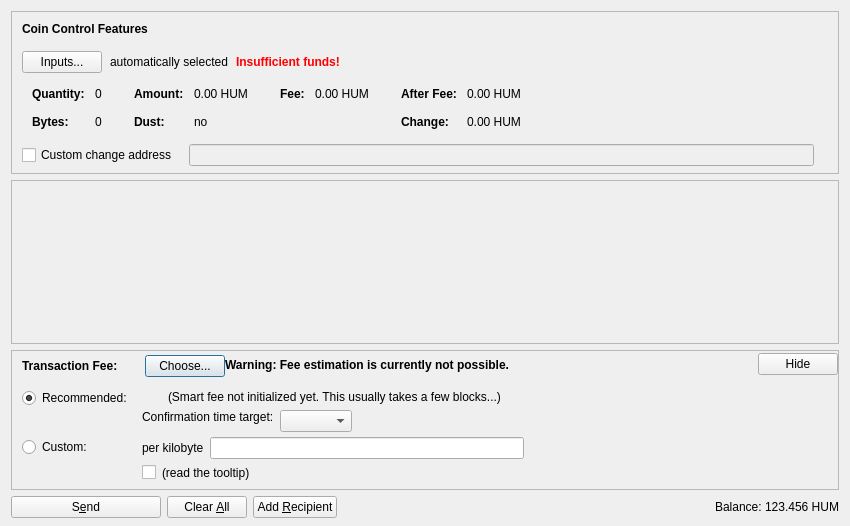
<?xml version="1.0" encoding="UTF-8"?>
<ui version="4.0">
 <class>SendCoinsDialog</class>
 <widget class="QDialog" name="SendCoinsDialog">
  <property name="geometry">
   <rect>
    <x>0</x>
    <y>0</y>
    <width>850</width>
    <height>526</height>
   </rect>
  </property>
  <property name="windowTitle">
   <string>Send Coins</string>
  </property>
  <layout class="QVBoxLayout" name="verticalLayout" stretch="0,1,0,0">
   <property name="bottomMargin">
    <number>8</number>
   </property>
   <item>
    <widget class="QFrame" name="frameCoinControl">
     <property name="sizePolicy">
      <sizepolicy hsizetype="Expanding" vsizetype="Expanding">
       <horstretch>0</horstretch>
       <verstretch>0</verstretch>
      </sizepolicy>
     </property>
     <property name="maximumSize">
      <size>
       <width>16777215</width>
       <height>16777215</height>
      </size>
     </property>
     <property name="frameShape">
      <enum>QFrame::StyledPanel</enum>
     </property>
     <property name="frameShadow">
      <enum>QFrame::Sunken</enum>
     </property>
     <layout class="QVBoxLayout" name="verticalLayoutCoinControl2">
      <property name="spacing">
       <number>0</number>
      </property>
      <property name="leftMargin">
       <number>0</number>
      </property>
      <property name="topMargin">
       <number>0</number>
      </property>
      <property name="rightMargin">
       <number>0</number>
      </property>
      <property name="bottomMargin">
       <number>6</number>
      </property>
      <item>
       <layout class="QVBoxLayout" name="verticalLayoutCoinControl" stretch="0,0,0,0,1">
        <property name="spacing">
         <number>0</number>
        </property>
        <property name="leftMargin">
         <number>10</number>
        </property>
        <property name="topMargin">
         <number>10</number>
        </property>
        <item>
         <layout class="QHBoxLayout" name="horizontalLayoutCoinControl1">
          <property name="bottomMargin">
           <number>15</number>
          </property>
          <item>
           <widget class="QLabel" name="labelCoinControlFeatures">
            <property name="sizePolicy">
             <sizepolicy hsizetype="Preferred" vsizetype="Maximum">
              <horstretch>0</horstretch>
              <verstretch>0</verstretch>
             </sizepolicy>
            </property>
            <property name="font">
             <font>
              <weight>75</weight>
              <bold>true</bold>
             </font>
            </property>
            <property name="styleSheet">
             <string notr="true">font-weight:bold;</string>
            </property>
            <property name="text">
             <string>Coin Control Features</string>
            </property>
           </widget>
          </item>
         </layout>
        </item>
        <item>
         <layout class="QHBoxLayout" name="horizontalLayoutCoinControl2" stretch="0,0,0,0">
          <property name="spacing">
           <number>8</number>
          </property>
          <property name="bottomMargin">
           <number>10</number>
          </property>
          <item>
           <widget class="QPushButton" name="pushButtonCoinControl">
            <property name="styleSheet">
             <string notr="true"/>
            </property>
            <property name="text">
             <string>Inputs...</string>
            </property>
            <property name="autoDefault">
             <bool>false</bool>
            </property>
           </widget>
          </item>
          <item>
           <widget class="QLabel" name="labelCoinControlAutomaticallySelected">
            <property name="text">
             <string>automatically selected</string>
            </property>
            <property name="margin">
             <number>5</number>
            </property>
           </widget>
          </item>
          <item>
           <widget class="QLabel" name="labelCoinControlInsuffFunds">
            <property name="font">
             <font>
              <weight>75</weight>
              <bold>true</bold>
             </font>
            </property>
            <property name="styleSheet">
             <string notr="true">color:red;font-weight:bold;</string>
            </property>
            <property name="text">
             <string>Insufficient funds!</string>
            </property>
            <property name="margin">
             <number>5</number>
            </property>
           </widget>
          </item>
          <item>
           <spacer name="horizontalSpacerCoinControl">
            <property name="orientation">
             <enum>Qt::Horizontal</enum>
            </property>
            <property name="sizeHint" stdset="0">
             <size>
              <width>40</width>
              <height>1</height>
             </size>
            </property>
           </spacer>
          </item>
         </layout>
        </item>
        <item>
         <widget class="QWidget" name="widgetCoinControl" native="true">
          <property name="sizePolicy">
           <sizepolicy hsizetype="Preferred" vsizetype="Preferred">
            <horstretch>0</horstretch>
            <verstretch>0</verstretch>
           </sizepolicy>
          </property>
          <property name="minimumSize">
           <size>
            <width>0</width>
            <height>0</height>
           </size>
          </property>
          <property name="styleSheet">
           <string notr="true"/>
          </property>
          <layout class="QHBoxLayout" name="horizontalLayoutCoinControl5">
           <property name="leftMargin">
            <number>0</number>
           </property>
           <property name="topMargin">
            <number>0</number>
           </property>
           <property name="rightMargin">
            <number>0</number>
           </property>
           <property name="bottomMargin">
            <number>0</number>
           </property>
           <item>
            <layout class="QHBoxLayout" name="horizontalLayoutCoinControl3" stretch="0,0,0,1">
             <property name="spacing">
              <number>20</number>
             </property>
             <property name="topMargin">
              <number>0</number>
             </property>
             <property name="bottomMargin">
              <number>10</number>
             </property>
             <item>
              <layout class="QFormLayout" name="formLayoutCoinControl1">
               <property name="horizontalSpacing">
                <number>10</number>
               </property>
               <property name="verticalSpacing">
                <number>14</number>
               </property>
               <property name="leftMargin">
                <number>10</number>
               </property>
               <property name="topMargin">
                <number>4</number>
               </property>
               <property name="rightMargin">
                <number>6</number>
               </property>
               <item row="0" column="0">
                <widget class="QLabel" name="labelCoinControlQuantityText">
                 <property name="font">
                  <font>
                   <weight>75</weight>
                   <bold>true</bold>
                  </font>
                 </property>
                 <property name="text">
                  <string>Quantity:</string>
                 </property>
                 <property name="margin">
                  <number>0</number>
                 </property>
                </widget>
               </item>
               <item row="0" column="1">
                <widget class="QLabel" name="labelCoinControlQuantity">
                 <property name="cursor">
                  <cursorShape>IBeamCursor</cursorShape>
                 </property>
                 <property name="contextMenuPolicy">
                  <enum>Qt::ActionsContextMenu</enum>
                 </property>
                 <property name="text">
                  <string notr="true">0</string>
                 </property>
                 <property name="margin">
                  <number>0</number>
                 </property>
                 <property name="textInteractionFlags">
                  <set>Qt::LinksAccessibleByMouse|Qt::TextSelectableByKeyboard|Qt::TextSelectableByMouse</set>
                 </property>
                </widget>
               </item>
               <item row="1" column="0">
                <widget class="QLabel" name="labelCoinControlBytesText">
                 <property name="font">
                  <font>
                   <weight>75</weight>
                   <bold>true</bold>
                  </font>
                 </property>
                 <property name="text">
                  <string>Bytes:</string>
                 </property>
                </widget>
               </item>
               <item row="1" column="1">
                <widget class="QLabel" name="labelCoinControlBytes">
                 <property name="cursor">
                  <cursorShape>IBeamCursor</cursorShape>
                 </property>
                 <property name="contextMenuPolicy">
                  <enum>Qt::ActionsContextMenu</enum>
                 </property>
                 <property name="text">
                  <string notr="true">0</string>
                 </property>
                 <property name="textInteractionFlags">
                  <set>Qt::LinksAccessibleByMouse|Qt::TextSelectableByKeyboard|Qt::TextSelectableByMouse</set>
                 </property>
                </widget>
               </item>
              </layout>
             </item>
             <item>
              <layout class="QFormLayout" name="formLayoutCoinControl2">
               <property name="horizontalSpacing">
                <number>10</number>
               </property>
               <property name="verticalSpacing">
                <number>14</number>
               </property>
               <property name="leftMargin">
                <number>6</number>
               </property>
               <property name="topMargin">
                <number>4</number>
               </property>
               <property name="rightMargin">
                <number>6</number>
               </property>
               <item row="0" column="0">
                <widget class="QLabel" name="labelCoinControlAmountText">
                 <property name="font">
                  <font>
                   <weight>75</weight>
                   <bold>true</bold>
                  </font>
                 </property>
                 <property name="text">
                  <string>Amount:</string>
                 </property>
                 <property name="margin">
                  <number>0</number>
                 </property>
                </widget>
               </item>
               <item row="0" column="1">
                <widget class="QLabel" name="labelCoinControlAmount">
                 <property name="cursor">
                  <cursorShape>IBeamCursor</cursorShape>
                 </property>
                 <property name="contextMenuPolicy">
                  <enum>Qt::ActionsContextMenu</enum>
                 </property>
                 <property name="text">
                  <string notr="true">0.00 HUM</string>
                 </property>
                 <property name="textInteractionFlags">
                  <set>Qt::LinksAccessibleByMouse|Qt::TextSelectableByKeyboard|Qt::TextSelectableByMouse</set>
                 </property>
                </widget>
               </item>
               <item row="1" column="0">
                <widget class="QLabel" name="labelCoinControlLowOutputText">
                 <property name="font">
                  <font>
                   <weight>75</weight>
                   <bold>true</bold>
                  </font>
                 </property>
                 <property name="text">
                  <string>Dust:</string>
                 </property>
                </widget>
               </item>
               <item row="1" column="1">
                <widget class="QLabel" name="labelCoinControlLowOutput">
                 <property name="cursor">
                  <cursorShape>IBeamCursor</cursorShape>
                 </property>
                 <property name="contextMenuPolicy">
                  <enum>Qt::ActionsContextMenu</enum>
                 </property>
                 <property name="text">
                  <string notr="true">no</string>
                 </property>
                 <property name="textInteractionFlags">
                  <set>Qt::LinksAccessibleByMouse|Qt::TextSelectableByKeyboard|Qt::TextSelectableByMouse</set>
                 </property>
                </widget>
               </item>
              </layout>
             </item>
             <item>
              <layout class="QFormLayout" name="formLayoutCoinControl3">
               <property name="horizontalSpacing">
                <number>10</number>
               </property>
               <property name="verticalSpacing">
                <number>14</number>
               </property>
               <property name="leftMargin">
                <number>6</number>
               </property>
               <property name="topMargin">
                <number>4</number>
               </property>
               <property name="rightMargin">
                <number>6</number>
               </property>
               <item row="0" column="0">
                <widget class="QLabel" name="labelCoinControlFeeText">
                 <property name="font">
                  <font>
                   <weight>75</weight>
                   <bold>true</bold>
                  </font>
                 </property>
                 <property name="text">
                  <string>Fee:</string>
                 </property>
                 <property name="margin">
                  <number>0</number>
                 </property>
                </widget>
               </item>
               <item row="0" column="1">
                <widget class="QLabel" name="labelCoinControlFee">
                 <property name="cursor">
                  <cursorShape>IBeamCursor</cursorShape>
                 </property>
                 <property name="contextMenuPolicy">
                  <enum>Qt::ActionsContextMenu</enum>
                 </property>
                 <property name="text">
                  <string notr="true">0.00 HUM</string>
                 </property>
                 <property name="textInteractionFlags">
                  <set>Qt::LinksAccessibleByMouse|Qt::TextSelectableByKeyboard|Qt::TextSelectableByMouse</set>
                 </property>
                </widget>
               </item>
              </layout>
             </item>
             <item>
              <layout class="QFormLayout" name="formLayoutCoinControl4">
               <property name="horizontalSpacing">
                <number>10</number>
               </property>
               <property name="verticalSpacing">
                <number>14</number>
               </property>
               <property name="leftMargin">
                <number>6</number>
               </property>
               <property name="topMargin">
                <number>4</number>
               </property>
               <property name="rightMargin">
                <number>6</number>
               </property>
               <item row="0" column="0">
                <widget class="QLabel" name="labelCoinControlAfterFeeText">
                 <property name="font">
                  <font>
                   <weight>75</weight>
                   <bold>true</bold>
                  </font>
                 </property>
                 <property name="text">
                  <string>After Fee:</string>
                 </property>
                 <property name="margin">
                  <number>0</number>
                 </property>
                </widget>
               </item>
               <item row="0" column="1">
                <widget class="QLabel" name="labelCoinControlAfterFee">
                 <property name="cursor">
                  <cursorShape>IBeamCursor</cursorShape>
                 </property>
                 <property name="contextMenuPolicy">
                  <enum>Qt::ActionsContextMenu</enum>
                 </property>
                 <property name="text">
                  <string notr="true">0.00 HUM</string>
                 </property>
                 <property name="textInteractionFlags">
                  <set>Qt::LinksAccessibleByMouse|Qt::TextSelectableByKeyboard|Qt::TextSelectableByMouse</set>
                 </property>
                </widget>
               </item>
               <item row="1" column="0">
                <widget class="QLabel" name="labelCoinControlChangeText">
                 <property name="font">
                  <font>
                   <weight>75</weight>
                   <bold>true</bold>
                  </font>
                 </property>
                 <property name="text">
                  <string>Change:</string>
                 </property>
                </widget>
               </item>
               <item row="1" column="1">
                <widget class="QLabel" name="labelCoinControlChange">
                 <property name="cursor">
                  <cursorShape>IBeamCursor</cursorShape>
                 </property>
                 <property name="contextMenuPolicy">
                  <enum>Qt::ActionsContextMenu</enum>
                 </property>
                 <property name="text">
                  <string notr="true">0.00 HUM</string>
                 </property>
                 <property name="textInteractionFlags">
                  <set>Qt::LinksAccessibleByMouse|Qt::TextSelectableByKeyboard|Qt::TextSelectableByMouse</set>
                 </property>
                </widget>
               </item>
              </layout>
             </item>
            </layout>
           </item>
          </layout>
         </widget>
        </item>
        <item>
         <layout class="QHBoxLayout" name="horizontalLayoutCoinControl4" stretch="0,0,0">
          <property name="spacing">
           <number>12</number>
          </property>
          <property name="sizeConstraint">
           <enum>QLayout::SetDefaultConstraint</enum>
          </property>
          <property name="topMargin">
           <number>5</number>
          </property>
          <property name="rightMargin">
           <number>5</number>
          </property>
          <item>
           <widget class="QCheckBox" name="checkBoxCoinControlChange">
            <property name="toolTip">
             <string>If this is activated, but the change address is empty or invalid, change will be sent to a newly generated address.</string>
            </property>
            <property name="text">
             <string>Custom change address</string>
            </property>
           </widget>
          </item>
          <item>
           <widget class="QValidatedLineEdit" name="lineEditCoinControlChange">
            <property name="enabled">
             <bool>false</bool>
            </property>
            <property name="sizePolicy">
             <sizepolicy hsizetype="Expanding" vsizetype="Fixed">
              <horstretch>0</horstretch>
              <verstretch>0</verstretch>
             </sizepolicy>
            </property>
           </widget>
          </item>
          <item>
           <widget class="QLabel" name="labelCoinControlChangeLabel">
            <property name="sizePolicy">
             <sizepolicy hsizetype="Preferred" vsizetype="Expanding">
              <horstretch>0</horstretch>
              <verstretch>0</verstretch>
             </sizepolicy>
            </property>
            <property name="minimumSize">
             <size>
              <width>0</width>
              <height>0</height>
             </size>
            </property>
            <property name="text">
             <string/>
            </property>
            <property name="margin">
             <number>3</number>
            </property>
           </widget>
          </item>
         </layout>
        </item>
        <item>
         <spacer name="verticalSpacerCoinControl">
          <property name="orientation">
           <enum>Qt::Vertical</enum>
          </property>
          <property name="sizeHint" stdset="0">
           <size>
            <width>800</width>
            <height>1</height>
           </size>
          </property>
         </spacer>
        </item>
       </layout>
      </item>
     </layout>
    </widget>
   </item>
   <item>
    <widget class="QScrollArea" name="scrollArea">
     <property name="widgetResizable">
      <bool>true</bool>
     </property>
     <widget class="QWidget" name="scrollAreaWidgetContents">
      <property name="geometry">
       <rect>
        <x>0</x>
        <y>0</y>
        <width>830</width>
        <height>104</height>
       </rect>
      </property>
      <layout class="QVBoxLayout" name="verticalLayout_2" stretch="0,1">
       <property name="leftMargin">
        <number>0</number>
       </property>
       <property name="topMargin">
        <number>0</number>
       </property>
       <property name="rightMargin">
        <number>0</number>
       </property>
       <property name="bottomMargin">
        <number>0</number>
       </property>
       <item>
        <layout class="QVBoxLayout" name="entries">
         <property name="spacing">
          <number>6</number>
         </property>
        </layout>
       </item>
       <item>
        <spacer name="verticalSpacer">
         <property name="orientation">
          <enum>Qt::Vertical</enum>
         </property>
         <property name="sizeHint" stdset="0">
          <size>
           <width>20</width>
           <height>40</height>
          </size>
         </property>
        </spacer>
       </item>
      </layout>
     </widget>
    </widget>
   </item>
   <item>
    <widget class="QFrame" name="frameFee">
     <property name="sizePolicy">
      <sizepolicy hsizetype="Expanding" vsizetype="Expanding">
       <horstretch>0</horstretch>
       <verstretch>0</verstretch>
      </sizepolicy>
     </property>
     <property name="maximumSize">
      <size>
       <width>16777215</width>
       <height>16777215</height>
      </size>
     </property>
     <property name="frameShape">
      <enum>QFrame::StyledPanel</enum>
     </property>
     <property name="frameShadow">
      <enum>QFrame::Sunken</enum>
     </property>
     <layout class="QVBoxLayout" name="verticalLayoutFee1">
      <property name="spacing">
       <number>0</number>
      </property>
      <property name="leftMargin">
       <number>0</number>
      </property>
      <property name="topMargin">
       <number>0</number>
      </property>
      <property name="rightMargin">
       <number>0</number>
      </property>
      <property name="bottomMargin">
       <number>0</number>
      </property>
      <item>
       <layout class="QVBoxLayout" name="verticalLayoutFee2" stretch="0,0,0">
        <property name="spacing">
         <number>0</number>
        </property>
        <property name="leftMargin">
         <number>10</number>
        </property>
        <property name="topMargin">
         <number>0</number>
        </property>
        <item>
         <layout class="QHBoxLayout" name="horizontalLayoutFee1">
          <property name="bottomMargin">
           <number>0</number>
          </property>
          <item>
           <layout class="QVBoxLayout" name="verticalLayoutFee7">
            <property name="spacing">
             <number>0</number>
            </property>
            <item>
             <spacer name="verticalSpacerSmartFee">
              <property name="orientation">
               <enum>Qt::Vertical</enum>
              </property>
              <property name="sizeType">
               <enum>QSizePolicy::Fixed</enum>
              </property>
              <property name="sizeHint" stdset="0">
               <size>
                <width>1</width>
                <height>4</height>
               </size>
              </property>
             </spacer>
            </item>
            <item>
             <layout class="QHBoxLayout" name="horizontalLayoutSmartFee">
              <property name="spacing">
               <number>10</number>
              </property>
              <item>
               <widget class="QLabel" name="labelFeeHeadline">
                <property name="sizePolicy">
                 <sizepolicy hsizetype="Preferred" vsizetype="Maximum">
                  <horstretch>0</horstretch>
                  <verstretch>0</verstretch>
                 </sizepolicy>
                </property>
                <property name="font">
                 <font>
                  <weight>75</weight>
                  <bold>true</bold>
                 </font>
                </property>
                <property name="styleSheet">
                 <string notr="true">font-weight:bold;</string>
                </property>
                <property name="text">
                 <string>Transaction Fee:</string>
                </property>
               </widget>
              </item>
              <item>
               <widget class="QLabel" name="labelFeeMinimized">
                <property name="text">
                 <string/>
                </property>
               </widget>
              </item>
              <item>
               <widget class="QPushButton" name="buttonChooseFee">
                <property name="text">
                 <string>Choose...</string>
                </property>
               </widget>
              </item>
             </layout>
            </item>
            <item>
             <spacer name="verticalSpacer_5">
              <property name="orientation">
               <enum>Qt::Vertical</enum>
              </property>
              <property name="sizeHint" stdset="0">
               <size>
                <width>1</width>
                <height>1</height>
               </size>
              </property>
             </spacer>
            </item>
           </layout>
          </item>
          <item>
           <widget class="QLabel" name="fallbackFeeWarningLabel">
            <property name="toolTip">
             <string>Using the fallbackfee can result in sending a transaction that will take several hours or days (or never) to confirm. Consider choosing your fee manually or wait until you have validated the complete chain.</string>
            </property>
            <property name="font">
            <font>
                <weight>75</weight>
                <bold>true</bold>
            </font>
            </property>
            <property name="text">
             <string>Warning: Fee estimation is currently not possible.</string>
            </property>
            <property name="wordWrap">
             <bool>false</bool>
            </property>
           </widget>
          </item>
          <item>
           <spacer name="horizontalSpacer_4">
            <property name="orientation">
             <enum>Qt::Horizontal</enum>
            </property>
            <property name="sizeType">
             <enum>QSizePolicy::MinimumExpanding</enum>
            </property>
            <property name="sizeHint" stdset="0">
             <size>
              <width>40</width>
              <height>20</height>
             </size>
            </property>
           </spacer>
          </item>
          <item>
           <widget class="QPushButton" name="buttonMinimizeFee">
            <property name="toolTip">
             <string>collapse fee-settings</string>
            </property>
            <property name="text">
             <string>Hide</string>
            </property>
           </widget>
          </item>
         </layout>
        </item>
        <item>
         <widget class="QFrame" name="frameFeeSelection">
          <layout class="QVBoxLayout" name="verticalLayoutFee12">
           <property name="spacing">
            <number>0</number>
           </property>
           <property name="leftMargin">
            <number>0</number>
           </property>
           <property name="topMargin">
            <number>0</number>
           </property>
           <property name="rightMargin">
            <number>0</number>
           </property>
           <property name="bottomMargin">
            <number>0</number>
           </property>
           <item>
            <layout class="QGridLayout" name="gridLayoutFee">
             <property name="topMargin">
              <number>10</number>
             </property>
             <property name="bottomMargin">
              <number>4</number>
             </property>
             <property name="horizontalSpacing">
              <number>10</number>
             </property>
             <property name="verticalSpacing">
              <number>4</number>
             </property>
             <item row="1" column="1">
              <layout class="QVBoxLayout" name="verticalLayoutFee8">
               <property name="spacing">
                <number>6</number>
               </property>
               <item>
                <layout class="QHBoxLayout" name="horizontalLayoutFee13">
                 <item>
                  <widget class="QLabel" name="labelCustomPerKilobyte">
                   <property name="toolTip">
                    <string>If the custom fee is set to 1000 satoshis and the transaction is only 250 bytes, then &quot;per kilobyte&quot; only pays 250 satoshis in fee, while &quot;total at least&quot; pays 1000 satoshis. For transactions bigger than a kilobyte both pay by kilobyte.</string>
                   </property>
                   <property name="text">
                    <string>per kilobyte</string>
                   </property>
                  </widget>
                 </item>
                 <item>
                  <widget class="BitcoinAmountField" name="customFee"/>
                 </item>
                 <item>
                  <spacer name="horizontalSpacer_6">
                   <property name="orientation">
                    <enum>Qt::Horizontal</enum>
                   </property>
                   <property name="sizeHint" stdset="0">
                    <size>
                     <width>1</width>
                     <height>1</height>
                    </size>
                   </property>
                  </spacer>
                 </item>
                </layout>
               </item>
               <item>
                <layout class="QHBoxLayout" name="horizontalLayoutFee8">
                 <item>
                  <widget class="QCheckBox" name="checkBoxMinimumFee">
                   <property name="toolTip">
                    <string>Paying only the minimum fee is just fine as long as there is less transaction volume than space in the blocks. But be aware that this can end up in a never confirming transaction once there is more demand for humanscoin transactions than the network can process.</string>
                   </property>
                   <property name="text">
                    <string/>
                   </property>
                  </widget>
                 </item>
                 <item>
                  <widget class="QLabel" name="labelMinFeeWarning">
                   <property name="enabled">
                    <bool>true</bool>
                   </property>
                   <property name="toolTip">
                    <string>Paying only the minimum fee is just fine as long as there is less transaction volume than space in the blocks. But be aware that this can end up in a never confirming transaction once there is more demand for humanscoin transactions than the network can process.</string>
                   </property>
                   <property name="text">
                    <string>(read the tooltip)</string>
                   </property>
                   <property name="margin">
                    <number>5</number>
                   </property>
                  </widget>
                 </item>
                 <item>
                  <spacer name="horizontalSpacer_2">
                   <property name="orientation">
                    <enum>Qt::Horizontal</enum>
                   </property>
                   <property name="sizeHint" stdset="0">
                    <size>
                     <width>1</width>
                     <height>1</height>
                    </size>
                   </property>
                  </spacer>
                 </item>
                </layout>
               </item>
              </layout>
             </item>
             <item row="0" column="0">
              <layout class="QVBoxLayout" name="verticalLayoutFee4" stretch="0,1">
               <item>
                <widget class="QRadioButton" name="radioSmartFee">
                 <property name="text">
                  <string>Recommended:</string>
                 </property>
                 <property name="checked">
                  <bool>true</bool>
                 </property>
                 <attribute name="buttonGroup">
                  <string notr="true">groupFee</string>
                 </attribute>
                </widget>
               </item>
               <item>
                <spacer name="verticalSpacer_2">
                 <property name="orientation">
                  <enum>Qt::Vertical</enum>
                 </property>
                 <property name="sizeHint" stdset="0">
                  <size>
                   <width>1</width>
                   <height>1</height>
                  </size>
                 </property>
                </spacer>
               </item>
              </layout>
             </item>
             <item row="1" column="0">
              <layout class="QVBoxLayout" name="verticalLayoutFee9" stretch="0,1">
               <item>
                <widget class="QRadioButton" name="radioCustomFee">
                 <property name="text">
                  <string>Custom:</string>
                 </property>
                 <attribute name="buttonGroup">
                  <string notr="true">groupFee</string>
                 </attribute>
                </widget>
               </item>
               <item>
                <spacer name="verticalSpacer_6">
                 <property name="orientation">
                  <enum>Qt::Vertical</enum>
                 </property>
                 <property name="sizeHint" stdset="0">
                  <size>
                   <width>1</width>
                   <height>1</height>
                  </size>
                 </property>
                </spacer>
               </item>
              </layout>
             </item>
             <item row="0" column="1">
              <layout class="QVBoxLayout" name="verticalLayoutFee3" stretch="0,0,1">
               <property name="spacing">
                <number>6</number>
               </property>
               <property name="topMargin">
                <number>2</number>
               </property>
               <item>
                <layout class="QHBoxLayout" name="horizontalLayoutFee12">
                 <item>
                  <widget class="QLabel" name="labelSmartFee">
                   <property name="text">
                    <string/>
                   </property>
                   <property name="margin">
                    <number>2</number>
                   </property>
                  </widget>
                 </item>
                 <item>
                  <widget class="QLabel" name="labelFeeEstimation">
                   <property name="text">
                    <string/>
                   </property>
                  </widget>
                 </item>
                 <item>
                  <widget class="QLabel" name="labelSmartFee2">
                   <property name="text">
                    <string>(Smart fee not initialized yet. This usually takes a few blocks...)</string>
                   </property>
                   <property name="margin">
                    <number>2</number>
                   </property>
                  </widget>
                 </item>
                 <item>
                  <spacer name="horizontalSpacer_5">
                   <property name="orientation">
                    <enum>Qt::Horizontal</enum>
                   </property>
                   <property name="sizeHint" stdset="0">
                    <size>
                     <width>1</width>
                     <height>1</height>
                    </size>
                   </property>
                  </spacer>
                 </item>
                </layout>
               </item>
               <item>
                <layout class="QHBoxLayout" name="horizontalLayoutFee9">
                 <item>
                  <layout class="QVBoxLayout" name="verticalLayoutFee6">
                   <item>
                    <widget class="QLabel" name="labelSmartFee3">
                     <property name="text">
                      <string>Confirmation time target:</string>
                     </property>
                     <property name="margin">
                      <number>2</number>
                     </property>
                    </widget>
                   </item>
                   <item>
                    <spacer name="verticalSpacer_3">
                     <property name="orientation">
                      <enum>Qt::Vertical</enum>
                     </property>
                     <property name="sizeHint" stdset="0">
                      <size>
                       <width>1</width>
                       <height>1</height>
                      </size>
                     </property>
                    </spacer>
                   </item>
                  </layout>
                 </item>
                 <item>
                  <layout class="QVBoxLayout" name="verticalLayoutFee5">
                   <property name="rightMargin">
                    <number>30</number>
                   </property>
                   <item>
                    <layout class="QHBoxLayout" name="horizontalLayoutConfTarget">
                     <property name="bottomMargin">
                      <number>0</number>
                     </property>
                     <item>
                      <widget class="QComboBox" name="confTargetSelector"/>
                     </item>
                     <item>
                      <spacer name="horizontalSpacerConfTarget">
                       <property name="orientation">
                        <enum>Qt::Horizontal</enum>
                       </property>
                       <property name="sizeHint" stdset="0">
                        <size>
                         <width>40</width>
                         <height>20</height>
                        </size>
                       </property>
                      </spacer>
                     </item>
                    </layout>
                   </item>
                  </layout>
                 </item>
                </layout>
               </item>
               <item>
                <spacer name="verticalSpacer_4">
                 <property name="orientation">
                  <enum>Qt::Vertical</enum>
                 </property>
                 <property name="sizeHint" stdset="0">
                  <size>
                   <width>1</width>
                   <height>1</height>
                  </size>
                 </property>
                </spacer>
               </item>
              </layout>
             </item>
            </layout>
           </item>
          </layout>
         </widget>
        </item>
        <item>
         <spacer name="verticalSpacerFee">
          <property name="orientation">
           <enum>Qt::Vertical</enum>
          </property>
          <property name="sizeHint" stdset="0">
           <size>
            <width>40</width>
            <height>5</height>
           </size>
          </property>
         </spacer>
        </item>
       </layout>
      </item>
     </layout>
    </widget>
   </item>
   <item>
    <layout class="QHBoxLayout" name="horizontalLayout">
     <item>
      <widget class="QPushButton" name="sendButton">
       <property name="minimumSize">
        <size>
         <width>150</width>
         <height>0</height>
        </size>
       </property>
       <property name="toolTip">
        <string>Confirm the send action</string>
       </property>
       <property name="text">
        <string>S&amp;end</string>
       </property>
       <property name="icon">
        <iconset resource="../bitcoin.qrc">
         <normaloff>:/icons/send</normaloff>:/icons/send</iconset>
       </property>
       <property name="autoDefault">
        <bool>false</bool>
       </property>
       <property name="default">
        <bool>false</bool>
       </property>
      </widget>
     </item>
     <item>
      <widget class="QPushButton" name="clearButton">
       <property name="sizePolicy">
        <sizepolicy hsizetype="Minimum" vsizetype="Fixed">
         <horstretch>0</horstretch>
         <verstretch>0</verstretch>
        </sizepolicy>
       </property>
       <property name="toolTip">
        <string>Clear all fields of the form.</string>
       </property>
       <property name="text">
        <string>Clear &amp;All</string>
       </property>
       <property name="icon">
        <iconset resource="../bitcoin.qrc">
         <normaloff>:/icons/remove</normaloff>:/icons/remove</iconset>
       </property>
       <property name="autoDefault">
        <bool>false</bool>
       </property>
      </widget>
     </item>
     <item>
      <widget class="QPushButton" name="addButton">
       <property name="toolTip">
        <string>Send to multiple recipients at once</string>
       </property>
       <property name="text">
        <string>Add &amp;Recipient</string>
       </property>
       <property name="icon">
        <iconset resource="../bitcoin.qrc">
         <normaloff>:/icons/add</normaloff>:/icons/add</iconset>
       </property>
       <property name="autoDefault">
        <bool>false</bool>
       </property>
      </widget>
     </item>
     <item>
      <spacer name="horizontalSpacer">
       <property name="orientation">
        <enum>Qt::Horizontal</enum>
       </property>
       <property name="sizeHint" stdset="0">
        <size>
         <width>40</width>
         <height>20</height>
        </size>
       </property>
      </spacer>
     </item>
     <item>
      <layout class="QHBoxLayout" name="horizontalLayout_2">
       <property name="spacing">
        <number>3</number>
       </property>
       <item>
        <widget class="QLabel" name="label">
         <property name="sizePolicy">
          <sizepolicy hsizetype="Preferred" vsizetype="Fixed">
           <horstretch>0</horstretch>
           <verstretch>0</verstretch>
          </sizepolicy>
         </property>
         <property name="text">
          <string>Balance:</string>
         </property>
        </widget>
       </item>
       <item>
        <widget class="QLabel" name="labelBalance">
         <property name="sizePolicy">
          <sizepolicy hsizetype="Preferred" vsizetype="Fixed">
           <horstretch>0</horstretch>
           <verstretch>0</verstretch>
          </sizepolicy>
         </property>
         <property name="cursor">
          <cursorShape>IBeamCursor</cursorShape>
         </property>
         <property name="text">
          <string notr="true">123.456 HUM</string>
         </property>
         <property name="textInteractionFlags">
          <set>Qt::LinksAccessibleByMouse|Qt::TextSelectableByKeyboard|Qt::TextSelectableByMouse</set>
         </property>
        </widget>
       </item>
      </layout>
     </item>
    </layout>
   </item>
  </layout>
 </widget>
 <customwidgets>
  <customwidget>
   <class>QValidatedLineEdit</class>
   <extends>QLineEdit</extends>
   <header>qvalidatedlineedit.h</header>
  </customwidget>
  <customwidget>
   <class>BitcoinAmountField</class>
   <extends>QLineEdit</extends>
   <header>bitcoinamountfield.h</header>
   <container>1</container>
  </customwidget>
 </customwidgets>
 <resources>
  <include location="../bitcoin.qrc"/>
 </resources>
 <connections/>
 <buttongroups>
  <buttongroup name="groupFee"/>
 </buttongroups>
</ui>
